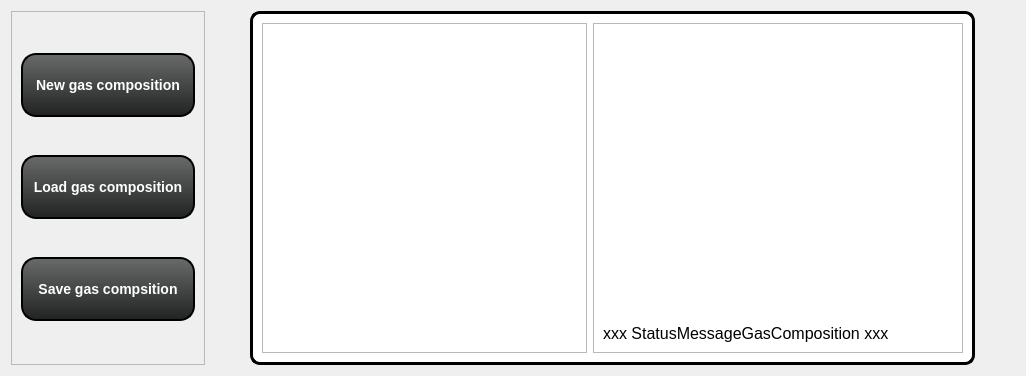
      <widget class="QWidget" name="pageComposition">
       <layout class="QHBoxLayout" name="horizontalLayout_11">
        <item>
         <widget class="QFrame" name="frame_92">
          <property name="styleSheet">
           <string notr="true">QPushButton{
	border: 2px solid black;
	border-radius: 15px;
    background: QLinearGradient(x1: 0, y1: 0, x2: 0, y2: 1, stop: 0 #696a6a, stop: 1 #212222);
	font-weight: bold; 
	font-size: 14px;
	color: white;
	min-width: 170px;
	min-height: 60px;
}

QPushButton:hover{
	background: QLinearGradient(x1: 0, y1: 0, x2: 0, y2: 1, stop: 0 #03cb08, stop: 1 #015803);
}

QPushButton:pressed{	
	background: QLinearGradient(x1: 0, y1: 0, x2: 0, y2: 1, stop: 0 #20ff25, stop: 1 #10a613);
}</string>
          </property>
          <property name="frameShape">
           <enum>QFrame::StyledPanel</enum>
          </property>
          <property name="frameShadow">
           <enum>QFrame::Raised</enum>
          </property>
          <layout class="QVBoxLayout" name="verticalLayout_76">
           <item>
            <widget class="QPushButton" name="buttonNewGas">
             <property name="minimumSize">
              <size>
               <width>174</width>
               <height>64</height>
              </size>
             </property>
             <property name="font">
              <font>
               <pointsize>-1</pointsize>
               <weight>75</weight>
               <bold>true</bold>
              </font>
             </property>
             <property name="text">
              <string>New gas composition</string>
             </property>
            </widget>
           </item>
           <item>
            <widget class="QPushButton" name="buttonLoadGas">
             <property name="minimumSize">
              <size>
               <width>174</width>
               <height>64</height>
              </size>
             </property>
             <property name="font">
              <font>
               <pointsize>-1</pointsize>
               <weight>75</weight>
               <bold>true</bold>
              </font>
             </property>
             <property name="text">
              <string>Load gas composition</string>
             </property>
            </widget>
           </item>
           <item>
            <widget class="QPushButton" name="buttonSaveGas">
             <property name="minimumSize">
              <size>
               <width>174</width>
               <height>64</height>
              </size>
             </property>
             <property name="font">
              <font>
               <pointsize>-1</pointsize>
               <weight>75</weight>
               <bold>true</bold>
              </font>
             </property>
             <property name="text">
              <string>Save gas compsition</string>
             </property>
            </widget>
           </item>
          </layout>
         </widget>
        </item>
        <item>
         <spacer name="horizontalSpacer_22">
          <property name="orientation">
           <enum>Qt::Horizontal</enum>
          </property>
          <property name="sizeHint" stdset="0">
           <size>
            <width>39</width>
            <height>20</height>
           </size>
          </property>
         </spacer>
        </item>
        <item>
         <widget class="QFrame" name="frameGasMain">
          <property name="styleSheet">
           <string notr="true">#frameGasMain {
	border: 3px solid black;
	border-radius: 10px;
	background: white;
}</string>
          </property>
          <property name="frameShape">
           <enum>QFrame::StyledPanel</enum>
          </property>
          <property name="frameShadow">
           <enum>QFrame::Raised</enum>
          </property>
          <layout class="QHBoxLayout" name="horizontalLayout_13">
           <item>
            <widget class="QTableView" name="tableViewGas">
             <property name="minimumSize">
              <size>
               <width>325</width>
               <height>330</height>
              </size>
             </property>
             <property name="maximumSize">
              <size>
               <width>330</width>
               <height>350</height>
              </size>
             </property>
             <property name="lineWidth">
              <number>1</number>
             </property>
            </widget>
           </item>
           <item>
            <widget class="QFrame" name="frame_7">
             <property name="frameShape">
              <enum>QFrame::StyledPanel</enum>
             </property>
             <property name="frameShadow">
              <enum>QFrame::Raised</enum>
             </property>
             <layout class="QVBoxLayout" name="verticalLayout_10">
              <item>
               <widget class="QGraphicsView" name="graphicsViewGas">
                <property name="minimumSize">
                 <size>
                  <width>300</width>
                  <height>220</height>
                 </size>
                </property>
                <property name="maximumSize">
                 <size>
                  <width>350</width>
                  <height>350</height>
                 </size>
                </property>
                <property name="frameShape">
                 <enum>QFrame::NoFrame</enum>
                </property>
                <property name="frameShadow">
                 <enum>QFrame::Raised</enum>
                </property>
               </widget>
              </item>
              <item>
               <widget class="QLabel" name="labelStatusGas">
                <property name="sizePolicy">
                 <sizepolicy hsizetype="Preferred" vsizetype="Preferred">
                  <horstretch>0</horstretch>
                  <verstretch>0</verstretch>
                 </sizepolicy>
                </property>
                <property name="minimumSize">
                 <size>
                  <width>350</width>
                  <height>0</height>
                 </size>
                </property>
                <property name="font">
                 <font>
                  <pointsize>12</pointsize>
                 </font>
                </property>
                <property name="text">
                 <string>xxx StatusMessageGasComposition xxx</string>
                </property>
                <property name="alignment">
                 <set>Qt::AlignLeading|Qt::AlignLeft|Qt::AlignVCenter</set>
                </property>
               </widget>
              </item>
             </layout>
            </widget>
           </item>
          </layout>
          <zorder>frame_7</zorder>
          <zorder>tableViewGas</zorder>
         </widget>
        </item>
        <item>
         <spacer name="horizontalSpacer_21">
          <property name="orientation">
           <enum>Qt::Horizontal</enum>
          </property>
          <property name="sizeHint" stdset="0">
           <size>
            <width>40</width>
            <height>20</height>
           </size>
          </property>
         </spacer>
        </item>
       </layout>
       <zorder>frameGasMain</zorder>
       <zorder>frame_92</zorder>
       <zorder>horizontalSpacer_21</zorder>
       <zorder>horizontalSpacer_22</zorder>
      </widget>
